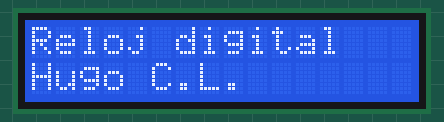
This sketch was run on a simulated Arduino Uno, built with avr-gcc and run on an emulated ATmega328P. On the bench: 16×2 character LCD.

Above: at 0.1 s.
At 2.1 s:
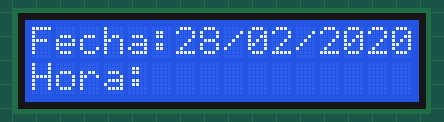
At 11.2 s:
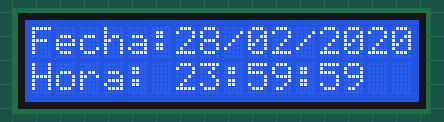
At 20.2 s:
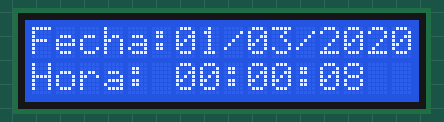
At 29.2 s:
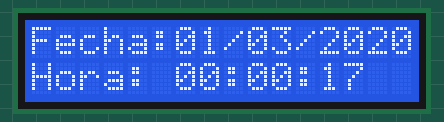
At 38.3 s:
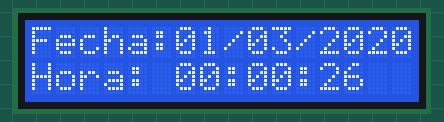

The sketch:

Reloj.ino
```cpp
// Code for Arduino

// include the library code:
#include <LiquidCrystal.h>

// initialize the library with the numbers of the interface pins
LiquidCrystal lcd(7, 8, 9, 10, 11, 12);
//Fecha
int dia = 28;
int mes = 2;
int anio = 2020;
//Reloj
int hora = 23;
int min = 59;
int seg = 50;

String horas;

void setup() {
  // set up the LCD's number of columns and rows:
  lcd.begin(16, 2);
  // Print a message to the LCD until its over delay().
  lcd.setCursor(0, 0);
  lcd.print("Reloj digital");
  lcd.setCursor(0, 1);
  lcd.print("Hugo C.L.");
  delay(2000);
  lcd.clear();
}

void loop() {
  lcd.setCursor(0, 0);
  lcd.print("Fecha:");
  switch (mes) {
    case 1:
      if (dia > 31) {
        dia = 1;
        mes++;
      }
      break;
    case 2:
      if ((anio % 4 == 0 && anio % 100 != 0 || anio % 400 == 0) && dia > 29) {
        dia = 1;
        mes++;
      } else if (dia > 28) {
        dia = 1;
        mes++;
      }
      break;
    case 3:
      if (dia > 31) {
        dia = 1;
        mes++;
      }
      break;
    case 4:
      if (dia > 30) {
        dia = 1;
        mes++;
      }
      break;
    case 5:
      if (dia > 31) {
        dia = 1;
        mes++;
      }
      break;
    case 6:
      if (dia > 30) {
        dia = 1;
        mes++;
      }
      break;
    case 7:
      if (dia > 31) {
        dia = 1;
        mes++;
      }
      break;
    case 8:
      if (dia > 31) {
        dia = 1;
        mes++;
      }
      break;
    case 9:
      if (dia > 30) {
        dia = 1;
        mes++;
      }
      break;
    case 10:
      if (dia > 31) {
        dia = 1;
        mes++;
      }
      break;
    case 11:
      if (dia > 30) {
        dia = 1;
        mes++;
      }
      break;
    case 12:
      if (dia > 31) {
        dia = 1;
        mes++;
      }
      break;
  }
  if (dia < 10) {
    lcd.print(0);
    lcd.print(dia);
  } else {
    lcd.print(dia);
  }
  lcd.print("/");
  if (mes < 10) {
    lcd.print(0);
    lcd.print(mes);
  } else {
    lcd.print(mes);
  }
  lcd.print("/");
  if (anio < 10) {
    lcd.print(0);
    lcd.print(anio);
  } else {
    lcd.print(anio);
  }

  lcd.setCursor(0, 1);
  lcd.print("Hora: ");
  delay(1000);
  seg++;
  if (hora > 23) {
    hora = 0;
    dia++;
  }
  if (min > 59) {
    min = 0;
    hora++;
  }
  if (seg > 59) {
    seg = 0;
    min++;
  }

  if (hora < 10) {
    lcd.print(0);
    lcd.print(hora);
  } else {
    lcd.print(hora);
  }
  lcd.print(":");
  if (min < 10) {
    lcd.print(0);
    lcd.print(min);
  } else {
    lcd.print(min);
  }
  lcd.print(":");
  if (seg < 10) {
    lcd.print("0");
    lcd.print(seg);
  } else {
    lcd.print(seg);
  }
}
```

Measured:
- what the display in image 1 shows lasts 1.0 s, from 2.1 s to 3.1 s
